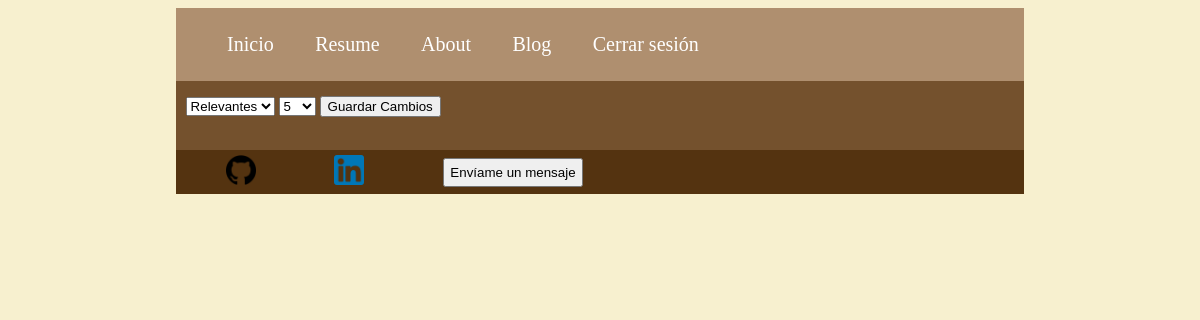
/blog (signed in), run on an earlier commit of the app's database.
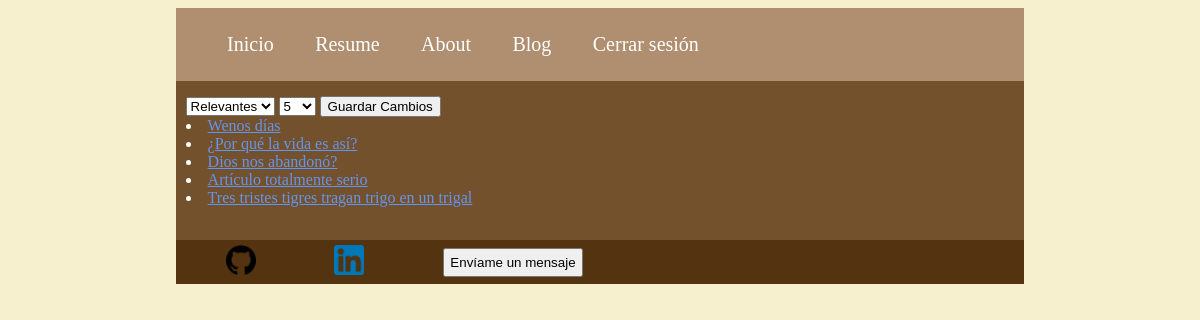
And on a later commit of the database.
### Informacion/models.py (models this page shows)
class Articulo(models.Model):
    titulo = models.CharField(max_length=100)
    contenido = models.CharField(max_length=5000)
    fecha_publicacion = models.DateTimeField(auto_now=True)
    likes = models.IntegerField()

### Informacion/views.py (the view)
# urls.py: path("blog", views.blog, name="blog"),
def blog(request):
    articulos = Articulo.objects.all()
    return render(request, "Informacion/blog.html", {
        'articulos' : articulos,
        'cantidad' : 5,
        'orden' : "Relevantes",
    })

### Informacion/templates/Informacion/blog.html (shortened to what this page needs)
{% extends "Informacion/base.html" %}
{% block contenido %}
{% load static %}
<link rel="stylesheet" href="{% static 'styles/blog.css' %}">
<form action={% url "Informacion:cambioOrden" %} id="ordenForm" method="post" >
    <select name="orden" id="orden" type="submit" onchange="enviarFormulario">
        <option value="Relevantes">Relevantes</option>
    </select>
    <select name="cantidad" id="cantidad" type="submit" onchange="enviarFormulario">
        <option value="5">5</option>
    </select>
    <button>Guardar Cambios</button>
</form>
{% for articulo in articulos|slice:cantidad %}
    <li><a href="{% url 'Informacion:articulo' articulo.pk %}">{{articulo.titulo}}</a></li>
{% endfor %}
<br>
{% endblock contenido %}

What changed in the data, as far as the page shows it:
added Articulo: titulo "Wenos días"
added Articulo: titulo "¿Por qué la vida es así?"
added Articulo: titulo "Dios nos abandonó?"
added Articulo: titulo "Artículo totalmente serio"
added Articulo: titulo "Tres tristes tigres tragan trigo en un trigal"
